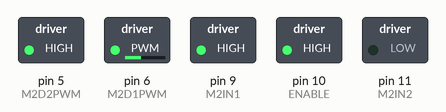
The sketch below on a simulated Arduino Uno, built with avr-gcc and run on an emulated ATmega328P. On the bench: switched loads named in the sketch (green lamp = pin HIGH). What the sketch prints to the serial monitor is not drawn.

Above: at 0.1 s.
Timing chart, 0 to 1.6 s (numbered marks = the images above):
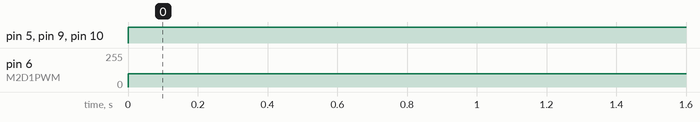

The sketch:

motor_driver.ino
```cpp
const int M2D1PWM = 6;
const int M2D2PWM = 5;
const int M2IN1 = 9;
const int M2IN2 = 11;
const int ENABLE = 10;
int i;

void setup() {
  // put your setup code here, to run once:
    Serial.begin(9600);
  pinMode(M2D1PWM, OUTPUT);
  pinMode(M2D2PWM, OUTPUT);
  pinMode(M2IN1, OUTPUT);
  pinMode(M2IN2, OUTPUT);
  pinMode(ENABLE, OUTPUT);
}
void loop() {
  for (i =0;i<=200;i++)
   {
  // put your main code here, to run repeatedly:
  digitalWrite(ENABLE, HIGH);
  digitalWrite(M2IN2, LOW);
  digitalWrite(M2IN1, HIGH);
  digitalWrite(M2D2PWM, HIGH);
  analogWrite(M2D1PWM, 100);
  Serial.println(i);
  delay(100);
}
}
```

Measured:
- by itself, pin 5 (M2D2PWM), pin 9 (M2IN1), pin 10 (ENABLE): LOW → HIGH at 0.00 s
- by itself, pin 6 (M2D1PWM): 0/255 → 100/255 at 0.00 s
